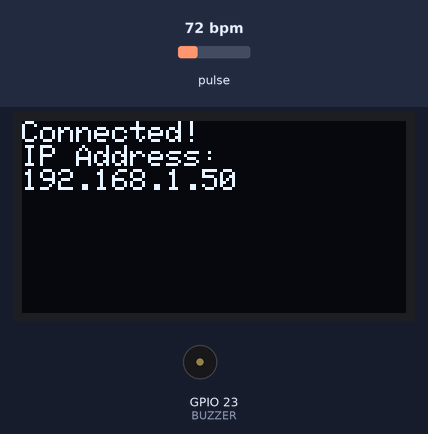
The sketch below on a simulated ESP32. Shown: 128×64 one-colour display, buzzer (waves = sounding, pin HIGH). The test bench sets the inputs (shaded band); at power-on: pulse 72 bpm. WiFi joins after 1.5 s; servers stay silent unless stated; what the sketch prints to the serial monitor is not drawn.

Above: at 1.6 s.
At 5.7 s:
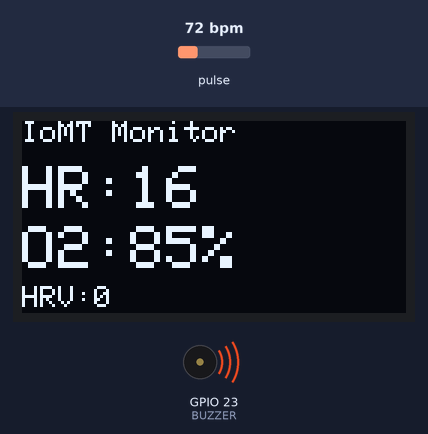
5.8 s: pulse set to 42 bpm
At 6.8 s:
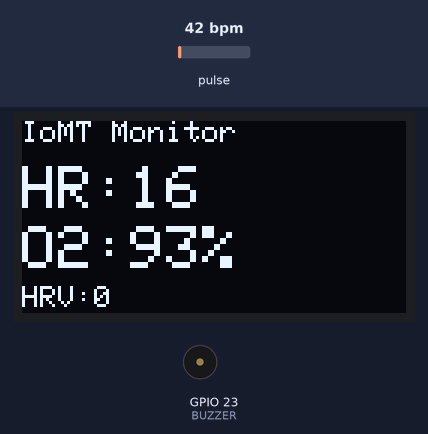
8.5 s: pulse set to 70 bpm
At 9.93 s:
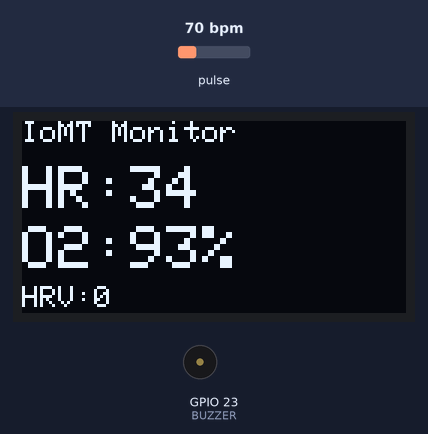
10.8 s: pulse set to 100 bpm
At 11.9 s:
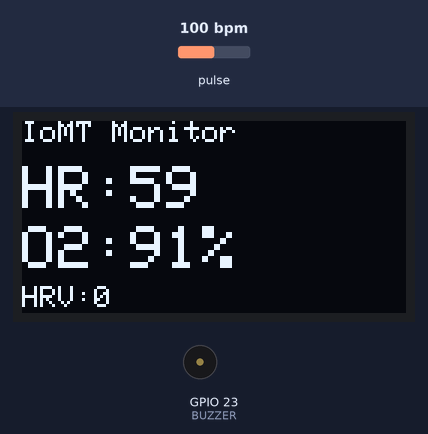
Timing chart, 0 to 19.0 s (numbered marks = the images above; inputs shaded):
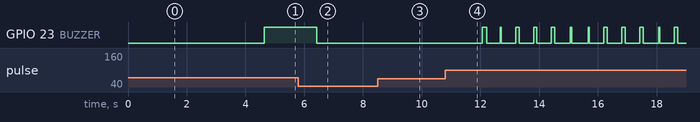

The sketch:

firmware.ino
```cpp
#include <WiFi.h>
#include <WebServer.h>
#include <Wire.h>
#include "MAX30105.h"
#include "heartRate.h"
#include <Adafruit_GFX.h>
#include <Adafruit_SSD1306.h>
#include <ArduinoJson.h>

/* ================= WIFI ================= */
const char* ssid = "wifi_name";
const char* password = "wifi_password";

/* ================= OLED ================= */
Adafruit_SSD1306 display(128, 64, &Wire, -1);

/* ================= SENSOR ================= */
MAX30105 sensor;
bool sensorReady = false;   // <-- flag: only read sensor if init succeeded

/* ================= BUZZER ================= */
#define BUZZER 23

/* ================= VARIABLES ================= */
float bpm = 0;
int spo2 = 0;
int hrv = 0;
bool alert = false;

long lastBeat = 0;

/* ================= FILTER ================= */
#define FILTER_SIZE 5
long irFilter[FILTER_SIZE];
int fIndex = 0;

long filterIR(long input) {
  irFilter[fIndex++] = input;
  if (fIndex >= FILTER_SIZE) fIndex = 0;

  long sum = 0;
  for (int i = 0; i < FILTER_SIZE; i++) sum += irFilter[i];

  return sum / FILTER_SIZE;
}

/* ================= HRV ================= */
#define HRV_BUFFER 10
long rrIntervals[HRV_BUFFER];
int rrIndex = 0;
bool bufferFilled = false;

/* ================= SPO2 ================= */
#define SPO2_BUFFER 50
long redBuffer[SPO2_BUFFER];
long irBuffer[SPO2_BUFFER];
int spo2Index = 0;

/* ================= SERVER ================= */
WebServer server(80);

/* ================= DISPLAY ================= */
void updateDisplay() {
  display.clearDisplay();

  display.setTextSize(1);
  display.setCursor(0, 0);

  if (!sensorReady) {
    display.println("!! SENSOR FAIL !!");
    display.println("");
    display.println("Web server running");
    display.print("IP: ");
    display.println(WiFi.localIP());
  } else {
    display.println("IoMT Monitor");

    display.setTextSize(2);
    display.setCursor(0, 15);
    display.print("HR:");
    display.println((int)bpm);

    display.setCursor(0, 35);
    display.print("O2:");
    display.print(spo2);
    display.println("%");

    display.setTextSize(1);
    display.setCursor(0, 55);
    display.print("HRV:");
    display.print(hrv);
  }

  display.display();
}

/* ================= SPO2 CALC ================= */
int calculateSpO2() {

  float redMean = 0, irMean = 0;

  for (int i = 0; i < SPO2_BUFFER; i++) {
    redMean += redBuffer[i];
    irMean += irBuffer[i];
  }

  redMean /= SPO2_BUFFER;
  irMean /= SPO2_BUFFER;

  float redAC = 0, irAC = 0;

  for (int i = 0; i < SPO2_BUFFER; i++) {
    redAC += abs(redBuffer[i] - redMean);
    irAC += abs(irBuffer[i] - irMean);
  }

  redAC /= SPO2_BUFFER;
  irAC /= SPO2_BUFFER;

  if (irAC == 0 || irMean == 0) return 0;

  float R = (redAC / redMean) / (irAC / irMean);

  int value = 110 - (25 * R);

  return constrain(value, 80, 100);
}

/* ================= SETUP ================= */
void setup() {
  Serial.begin(115200);

  pinMode(BUZZER, OUTPUT);

  /* ---- WiFi (DYNAMIC IP for hotspot) ---- */
  WiFi.begin(ssid, password);

  Serial.print("Connecting to WiFi");
  while (WiFi.status() != WL_CONNECTED) {
    delay(300);
    Serial.print(".");
  }

  Serial.println("\nConnected!");
  Serial.print("IP Address: ");
  Serial.println(WiFi.localIP());

  /* ---- OLED ---- */
  Wire.begin();
  display.begin(SSD1306_SWITCHCAPVCC, 0x3C);

  display.clearDisplay();
  display.setTextSize(1);
  display.setCursor(0, 0);
  display.println("Connected!");
  display.println("IP Address:");
  display.println(WiFi.localIP());
  display.display();

  delay(3000);

  /* ---- WEB SERVER FIRST (before sensor!) ---- */
  /* Start the web server BEFORE sensor init so it is always reachable */

  server.enableCORS(true);

  server.on("/", HTTP_GET, []() {
    server.sendHeader("Access-Control-Allow-Origin", "*");
    server.send(200, "text/plain", "VitalGuard ESP32 OK");
  });

  server.on("/vitals", HTTP_GET, []() {
    server.sendHeader("Access-Control-Allow-Origin", "*");

    StaticJsonDocument<200> doc;
    doc["bpm"] = (int)bpm;
    doc["spo2"] = spo2;
    doc["hrv"] = hrv;
    doc["alert"] = alert;
    doc["sensorReady"] = sensorReady;

    String res;
    serializeJson(doc, res);
    server.send(200, "application/json", res);
  });

  server.onNotFound([]() {
    if (server.method() == HTTP_OPTIONS) {
      server.sendHeader("Access-Control-Allow-Origin", "*");
      server.sendHeader("Access-Control-Allow-Methods", "GET, OPTIONS");
      server.sendHeader("Access-Control-Allow-Headers", "Content-Type");
      server.send(204);
    } else {
      server.sendHeader("Access-Control-Allow-Origin", "*");
      server.send(404, "text/plain", "Not found");
    }
  });

  server.begin();
  Serial.println("HTTP server started on port 80");

  /* ---- Sensor (AFTER server, so server works even if sensor fails) ---- */
  if (sensor.begin(Wire, I2C_SPEED_FAST)) {
    sensor.setup(0x1F, 4, 2, 100, 411, 4096);
    sensorReady = true;
    Serial.println("MAX30102 sensor ready");
  } else {
    sensorReady = false;
    Serial.println("WARNING: MAX30102 sensor NOT found! Server still running.");
  }
}

/* ================= LOOP ================= */
void loop() {

  /* Always handle web requests */
  server.handleClient();

  /* Skip sensor reading if sensor failed to init */
  if (!sensorReady) {
    delay(100);
    updateDisplay();
    return;
  }

  long irRaw = sensor.getIR();
  long red = sensor.getRed();

  long ir = filterIR(irRaw);

  /* Finger detection */
  if (ir < 50000) {
    bpm = 0;
    spo2 = 0;
    hrv = 0;
    updateDisplay();
    return;
  }

  /* Store SPO2 buffers */
  redBuffer[spo2Index] = red;
  irBuffer[spo2Index] = ir;

  spo2Index++;
  if (spo2Index >= SPO2_BUFFER) spo2Index = 0;

  /* Heart Rate */
  if (checkForBeat(ir)) {

    long now = millis();
    long interval = now - lastBeat;
    lastBeat = now;

    float newBpm = 60 / (interval / 1000.0);

    /* Smooth BPM */
    bpm = (0.8 * bpm) + (0.2 * newBpm);

    /* HRV */
    rrIntervals[rrIndex++] = interval;

    if (rrIndex >= HRV_BUFFER) {
      rrIndex = 0;
      bufferFilled = true;
    }

    if (bufferFilled) {
      float mean = 0;
      for (int i = 0; i < HRV_BUFFER; i++) mean += rrIntervals[i];
      mean /= HRV_BUFFER;

      float variance = 0;
      for (int i = 0; i < HRV_BUFFER; i++) {
        variance += pow(rrIntervals[i] - mean, 2);
      }
      variance /= HRV_BUFFER;

      hrv = sqrt(variance);
    }
  }

  /* SpO2 */
  spo2 = calculateSpO2();

  /* Alert */
  alert = (spo2 < 90 || bpm > 120);

  digitalWrite(BUZZER, alert ? HIGH : LOW);

  updateDisplay();
}
```

Measured:
- by itself, GPIO 23 (BUZZER): moves between LOW and HIGH, repeating every 3.0 s
- what the display in image 0 shows lasts 3.0 s, from 1.6 s to 4.6 s
- what the display in image 3 shows lasts 0.4 s, from 9.7 s to 10.1 s
- what the display in image 4 shows lasts 0.6 s, from 11.5 s to 12.1 s
